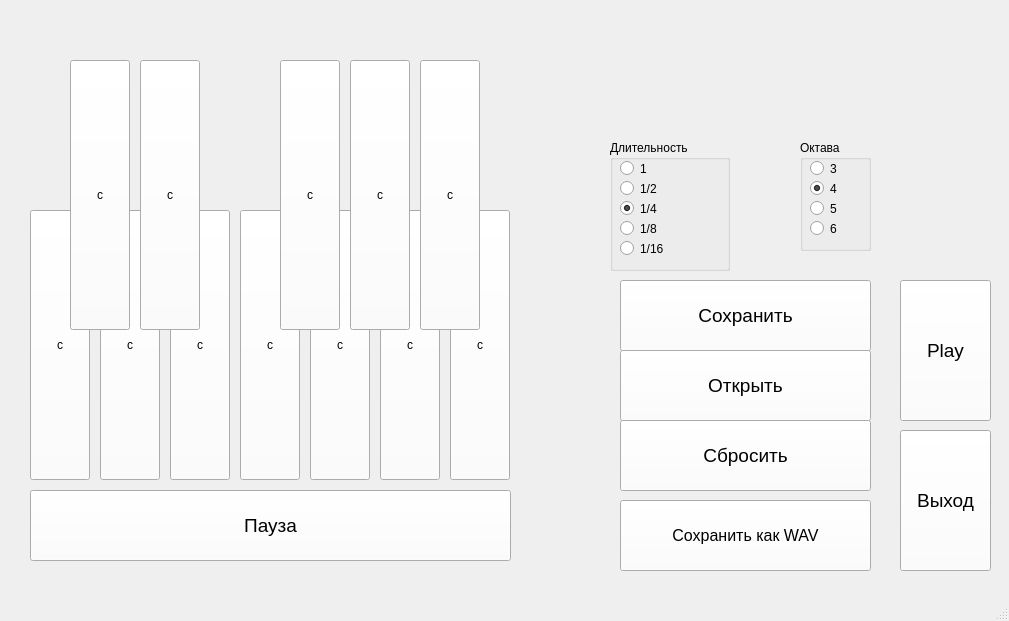
<?xml version="1.0" encoding="UTF-8"?>
<ui version="4.0">
 <class>MainWindow</class>
 <widget class="QMainWindow" name="MainWindow">
  <property name="geometry">
   <rect>
    <x>0</x>
    <y>0</y>
    <width>1009</width>
    <height>621</height>
   </rect>
  </property>
  <property name="palette">
   <palette>
    <active>
     <colorrole role="Button">
      <brush brushstyle="SolidPattern">
       <color alpha="255">
        <red>255</red>
        <green>255</green>
        <blue>255</blue>
       </color>
      </brush>
     </colorrole>
    </active>
    <inactive>
     <colorrole role="Button">
      <brush brushstyle="SolidPattern">
       <color alpha="255">
        <red>255</red>
        <green>255</green>
        <blue>255</blue>
       </color>
      </brush>
     </colorrole>
    </inactive>
    <disabled>
     <colorrole role="Button">
      <brush brushstyle="SolidPattern">
       <color alpha="255">
        <red>255</red>
        <green>255</green>
        <blue>255</blue>
       </color>
      </brush>
     </colorrole>
    </disabled>
   </palette>
  </property>
  <property name="windowTitle">
   <string>MainWindow</string>
  </property>
  <widget class="QWidget" name="centralwidget">
   <widget class="QPushButton" name="pushButton_z">
    <property name="geometry">
     <rect>
      <x>30</x>
      <y>210</y>
      <width>60</width>
      <height>270</height>
     </rect>
    </property>
    <property name="text">
     <string>c</string>
    </property>
    <property name="icon">
     <iconset>
      <normaloff>White.jpg</normaloff>White.jpg</iconset>
    </property>
    <property name="iconSize">
     <size>
      <width>60</width>
      <height>270</height>
     </size>
    </property>
   </widget>
   <widget class="QPushButton" name="pushButton_x">
    <property name="geometry">
     <rect>
      <x>100</x>
      <y>210</y>
      <width>60</width>
      <height>270</height>
     </rect>
    </property>
    <property name="text">
     <string>c</string>
    </property>
    <property name="icon">
     <iconset>
      <normaloff>White.jpg</normaloff>White.jpg</iconset>
    </property>
    <property name="iconSize">
     <size>
      <width>60</width>
      <height>270</height>
     </size>
    </property>
   </widget>
   <widget class="QPushButton" name="pushButton_c">
    <property name="geometry">
     <rect>
      <x>170</x>
      <y>210</y>
      <width>60</width>
      <height>270</height>
     </rect>
    </property>
    <property name="text">
     <string>c</string>
    </property>
    <property name="icon">
     <iconset>
      <normaloff>White.jpg</normaloff>White.jpg</iconset>
    </property>
    <property name="iconSize">
     <size>
      <width>60</width>
      <height>270</height>
     </size>
    </property>
   </widget>
   <widget class="QPushButton" name="pushButton_v">
    <property name="geometry">
     <rect>
      <x>240</x>
      <y>210</y>
      <width>60</width>
      <height>270</height>
     </rect>
    </property>
    <property name="text">
     <string>c</string>
    </property>
    <property name="icon">
     <iconset>
      <normaloff>White.jpg</normaloff>White.jpg</iconset>
    </property>
    <property name="iconSize">
     <size>
      <width>60</width>
      <height>270</height>
     </size>
    </property>
   </widget>
   <widget class="QPushButton" name="pushButton_b">
    <property name="geometry">
     <rect>
      <x>310</x>
      <y>210</y>
      <width>60</width>
      <height>270</height>
     </rect>
    </property>
    <property name="text">
     <string>c</string>
    </property>
    <property name="icon">
     <iconset>
      <normaloff>White.jpg</normaloff>White.jpg</iconset>
    </property>
    <property name="iconSize">
     <size>
      <width>60</width>
      <height>270</height>
     </size>
    </property>
   </widget>
   <widget class="QPushButton" name="pushButton_n">
    <property name="geometry">
     <rect>
      <x>380</x>
      <y>210</y>
      <width>60</width>
      <height>270</height>
     </rect>
    </property>
    <property name="text">
     <string>c</string>
    </property>
    <property name="icon">
     <iconset>
      <normaloff>White.jpg</normaloff>White.jpg</iconset>
    </property>
    <property name="iconSize">
     <size>
      <width>60</width>
      <height>270</height>
     </size>
    </property>
   </widget>
   <widget class="QPushButton" name="pushButton_m">
    <property name="geometry">
     <rect>
      <x>450</x>
      <y>210</y>
      <width>60</width>
      <height>270</height>
     </rect>
    </property>
    <property name="text">
     <string>c</string>
    </property>
    <property name="icon">
     <iconset>
      <normaloff>White.jpg</normaloff>White.jpg</iconset>
    </property>
    <property name="iconSize">
     <size>
      <width>60</width>
      <height>270</height>
     </size>
    </property>
   </widget>
   <widget class="QPushButton" name="pushButton_s">
    <property name="geometry">
     <rect>
      <x>70</x>
      <y>60</y>
      <width>60</width>
      <height>270</height>
     </rect>
    </property>
    <property name="text">
     <string>c</string>
    </property>
    <property name="icon">
     <iconset>
      <normaloff>Black.jpg</normaloff>Black.jpg</iconset>
    </property>
    <property name="iconSize">
     <size>
      <width>60</width>
      <height>270</height>
     </size>
    </property>
   </widget>
   <widget class="QPushButton" name="pushButton_d">
    <property name="geometry">
     <rect>
      <x>140</x>
      <y>60</y>
      <width>60</width>
      <height>270</height>
     </rect>
    </property>
    <property name="text">
     <string>c</string>
    </property>
    <property name="icon">
     <iconset>
      <normaloff>Black.jpg</normaloff>Black.jpg</iconset>
    </property>
    <property name="iconSize">
     <size>
      <width>60</width>
      <height>270</height>
     </size>
    </property>
   </widget>
   <widget class="QPushButton" name="pushButton_g">
    <property name="geometry">
     <rect>
      <x>280</x>
      <y>60</y>
      <width>60</width>
      <height>270</height>
     </rect>
    </property>
    <property name="text">
     <string>c</string>
    </property>
    <property name="icon">
     <iconset>
      <normaloff>Black.jpg</normaloff>Black.jpg</iconset>
    </property>
    <property name="iconSize">
     <size>
      <width>60</width>
      <height>270</height>
     </size>
    </property>
   </widget>
   <widget class="QPushButton" name="pushButton_h">
    <property name="geometry">
     <rect>
      <x>350</x>
      <y>60</y>
      <width>60</width>
      <height>270</height>
     </rect>
    </property>
    <property name="text">
     <string>c</string>
    </property>
    <property name="icon">
     <iconset>
      <normaloff>Black.jpg</normaloff>Black.jpg</iconset>
    </property>
    <property name="iconSize">
     <size>
      <width>60</width>
      <height>270</height>
     </size>
    </property>
   </widget>
   <widget class="QPushButton" name="pushButton_j">
    <property name="geometry">
     <rect>
      <x>420</x>
      <y>60</y>
      <width>60</width>
      <height>270</height>
     </rect>
    </property>
    <property name="text">
     <string>c</string>
    </property>
    <property name="icon">
     <iconset>
      <normaloff>Black.jpg</normaloff>Black.jpg</iconset>
    </property>
    <property name="iconSize">
     <size>
      <width>60</width>
      <height>270</height>
     </size>
    </property>
   </widget>
   <widget class="QGroupBox" name="groupBox">
    <property name="geometry">
     <rect>
      <x>610</x>
      <y>140</y>
      <width>120</width>
      <height>131</height>
     </rect>
    </property>
    <property name="title">
     <string>Длительность</string>
    </property>
    <widget class="QRadioButton" name="radioButton_1">
     <property name="geometry">
      <rect>
       <x>10</x>
       <y>20</y>
       <width>82</width>
       <height>17</height>
      </rect>
     </property>
     <property name="text">
      <string>1</string>
     </property>
     <property name="checked">
      <bool>false</bool>
     </property>
    </widget>
    <widget class="QRadioButton" name="radioButton_2">
     <property name="geometry">
      <rect>
       <x>10</x>
       <y>40</y>
       <width>82</width>
       <height>17</height>
      </rect>
     </property>
     <property name="text">
      <string>1/2</string>
     </property>
     <property name="checked">
      <bool>false</bool>
     </property>
    </widget>
    <widget class="QRadioButton" name="radioButton_4">
     <property name="geometry">
      <rect>
       <x>10</x>
       <y>60</y>
       <width>82</width>
       <height>17</height>
      </rect>
     </property>
     <property name="text">
      <string>1/4</string>
     </property>
     <property name="checked">
      <bool>true</bool>
     </property>
    </widget>
    <widget class="QRadioButton" name="radioButton_8">
     <property name="geometry">
      <rect>
       <x>10</x>
       <y>80</y>
       <width>82</width>
       <height>17</height>
      </rect>
     </property>
     <property name="text">
      <string>1/8</string>
     </property>
    </widget>
    <widget class="QRadioButton" name="radioButton_16">
     <property name="geometry">
      <rect>
       <x>10</x>
       <y>100</y>
       <width>82</width>
       <height>17</height>
      </rect>
     </property>
     <property name="text">
      <string>1/16</string>
     </property>
    </widget>
   </widget>
   <widget class="QPushButton" name="pushButton_p">
    <property name="geometry">
     <rect>
      <x>30</x>
      <y>490</y>
      <width>481</width>
      <height>71</height>
     </rect>
    </property>
    <property name="font">
     <font>
      <pointsize>14</pointsize>
     </font>
    </property>
    <property name="text">
     <string>Пауза</string>
    </property>
   </widget>
   <widget class="QLabel" name="label">
    <property name="geometry">
     <rect>
      <x>610</x>
      <y>60</y>
      <width>371</width>
      <height>31</height>
     </rect>
    </property>
    <property name="text">
     <string/>
    </property>
    <property name="wordWrap">
     <bool>true</bool>
    </property>
    <property name="margin">
     <number>0</number>
    </property>
   </widget>
   <widget class="QPushButton" name="sbut">
    <property name="geometry">
     <rect>
      <x>620</x>
      <y>280</y>
      <width>251</width>
      <height>71</height>
     </rect>
    </property>
    <property name="font">
     <font>
      <pointsize>14</pointsize>
     </font>
    </property>
    <property name="text">
     <string>Сохранить</string>
    </property>
   </widget>
   <widget class="QPushButton" name="obut">
    <property name="geometry">
     <rect>
      <x>620</x>
      <y>350</y>
      <width>251</width>
      <height>71</height>
     </rect>
    </property>
    <property name="font">
     <font>
      <pointsize>14</pointsize>
     </font>
    </property>
    <property name="text">
     <string>Открыть</string>
    </property>
   </widget>
   <widget class="QPushButton" name="rbut">
    <property name="geometry">
     <rect>
      <x>620</x>
      <y>420</y>
      <width>251</width>
      <height>71</height>
     </rect>
    </property>
    <property name="font">
     <font>
      <pointsize>14</pointsize>
     </font>
    </property>
    <property name="text">
     <string>Сбросить</string>
    </property>
   </widget>
   <widget class="QPushButton" name="testB">
    <property name="geometry">
     <rect>
      <x>620</x>
      <y>500</y>
      <width>251</width>
      <height>71</height>
     </rect>
    </property>
    <property name="font">
     <font>
      <pointsize>12</pointsize>
     </font>
    </property>
    <property name="text">
     <string>Сохранить как WAV</string>
    </property>
   </widget>
   <widget class="QGroupBox" name="groupBox_8">
    <property name="geometry">
     <rect>
      <x>800</x>
      <y>140</y>
      <width>71</width>
      <height>111</height>
     </rect>
    </property>
    <property name="title">
     <string>Октава</string>
    </property>
    <widget class="QRadioButton" name="radioButton_83">
     <property name="geometry">
      <rect>
       <x>10</x>
       <y>20</y>
       <width>82</width>
       <height>17</height>
      </rect>
     </property>
     <property name="text">
      <string>3</string>
     </property>
    </widget>
    <widget class="QRadioButton" name="radioButton_84">
     <property name="geometry">
      <rect>
       <x>10</x>
       <y>40</y>
       <width>82</width>
       <height>17</height>
      </rect>
     </property>
     <property name="text">
      <string>4</string>
     </property>
     <property name="checked">
      <bool>true</bool>
     </property>
    </widget>
    <widget class="QRadioButton" name="radioButton_85">
     <property name="geometry">
      <rect>
       <x>10</x>
       <y>60</y>
       <width>82</width>
       <height>17</height>
      </rect>
     </property>
     <property name="text">
      <string>5</string>
     </property>
    </widget>
    <widget class="QRadioButton" name="radioButton_86">
     <property name="geometry">
      <rect>
       <x>10</x>
       <y>80</y>
       <width>82</width>
       <height>17</height>
      </rect>
     </property>
     <property name="text">
      <string>6</string>
     </property>
    </widget>
   </widget>
   <widget class="QPushButton" name="pbut">
    <property name="geometry">
     <rect>
      <x>900</x>
      <y>280</y>
      <width>91</width>
      <height>141</height>
     </rect>
    </property>
    <property name="font">
     <font>
      <pointsize>14</pointsize>
     </font>
    </property>
    <property name="text">
     <string>Play</string>
    </property>
   </widget>
   <widget class="QLabel" name="label_2">
    <property name="geometry">
     <rect>
      <x>610</x>
      <y>90</y>
      <width>371</width>
      <height>31</height>
     </rect>
    </property>
    <property name="text">
     <string/>
    </property>
    <property name="wordWrap">
     <bool>true</bool>
    </property>
    <property name="margin">
     <number>0</number>
    </property>
   </widget>
   <widget class="QPushButton" name="qbut">
    <property name="geometry">
     <rect>
      <x>900</x>
      <y>430</y>
      <width>91</width>
      <height>141</height>
     </rect>
    </property>
    <property name="font">
     <font>
      <pointsize>14</pointsize>
     </font>
    </property>
    <property name="text">
     <string>Выход</string>
    </property>
   </widget>
  </widget>
  <widget class="QMenuBar" name="menubar">
   <property name="geometry">
    <rect>
     <x>0</x>
     <y>0</y>
     <width>1009</width>
     <height>21</height>
    </rect>
   </property>
  </widget>
  <widget class="QStatusBar" name="statusbar"/>
 </widget>
 <resources/>
 <connections/>
</ui>
